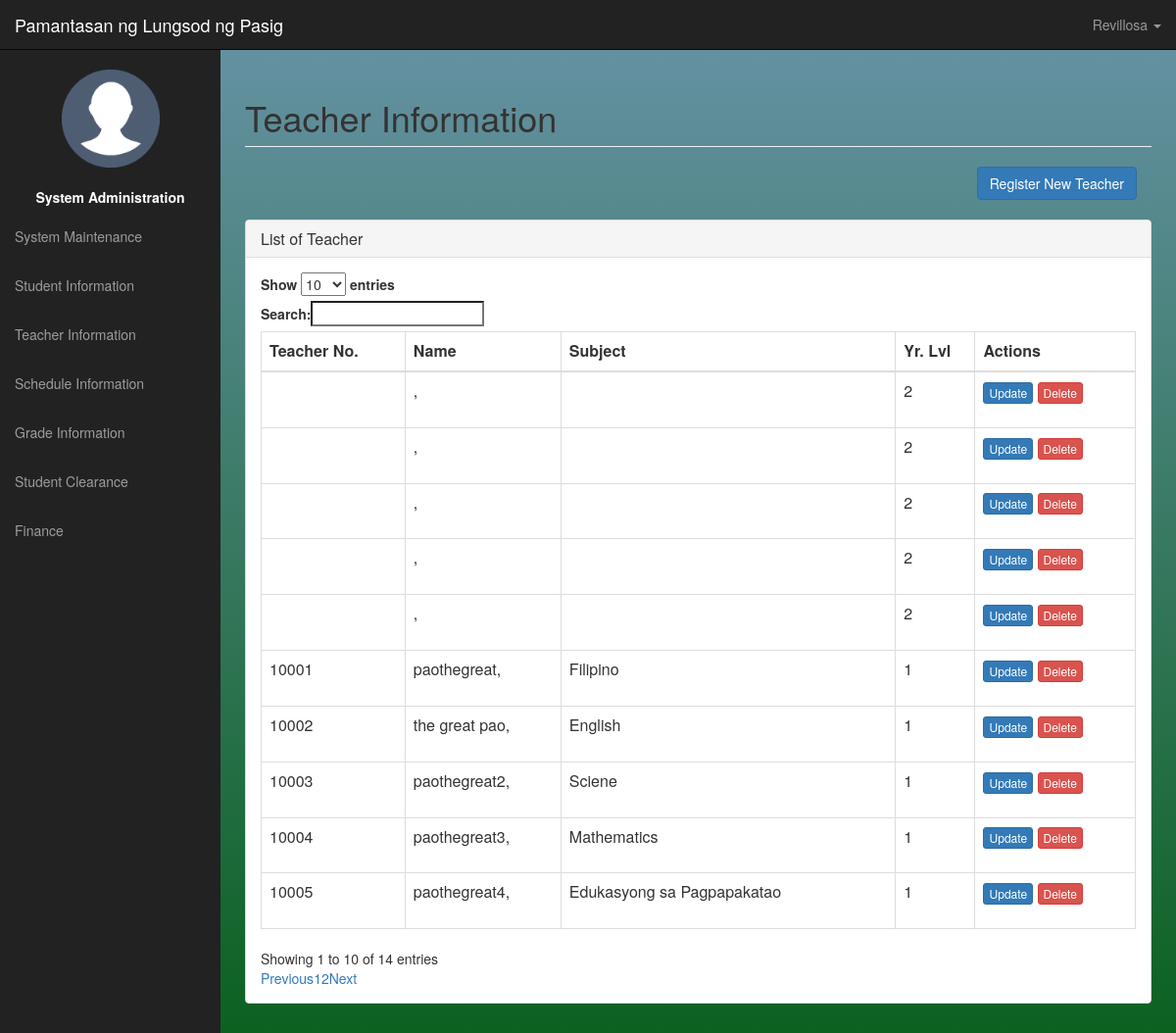
Page /admin-panel/teacher.php (signed in) on the committed database.
### tables this page shows
CREATE TABLE `information` (
  `InformationKey` int(11) NOT NULL,
  `SchoolName` varchar(255) NOT NULL,
  `SchoolLogo` varchar(250) NOT NULL,
  `SchoolMission` varchar(500) NOT NULL,
  `SchoolVision` varchar(500) NOT NULL,
  `SchoolHymn` varchar(500) NOT NULL
);

CREATE TABLE `stg_teacher` (
  `TeacherKey` int(11) NOT NULL,
  `TeacherNo` varchar(8) NOT NULL,
  `LastName` varchar(100) NOT NULL,
  `FirstName` varchar(100) NOT NULL,
  `MiddleName` varchar(100) NOT NULL DEFAULT '',
  `Address` varchar(255) NOT NULL,
  `ContactNo` varchar(13) DEFAULT NULL,
  `DOB` date NOT NULL,
  `YearLevelKey` int(11) NOT NULL,
  `SubjectKey` int(5) NOT NULL,
  `SubjectDescKey` int(11) NOT NULL,
  `CivilStatusKey` int(11) NOT NULL,
  `username` varchar(100) NOT NULL,
  `password` varchar(100) NOT NULL
);

CREATE TABLE `stg_subjectdesc` (
  `SubjectDescKey` int(11) NOT NULL,
  `SubjectCode` varchar(50) NOT NULL,
  `SubjectDescription` varchar(50) NOT NULL,
  `SubjectKey` varchar(50) NOT NULL
);

### admin-panel/scripts/script-complete.php (called while the page is built, shortened)
<?php
function exexSQLget($sql){
	include("config.php");
	$result = mysqli_query($conn,$sql)or die(mysqli_error($conn));
	if(mysqli_num_rows($result)>0){
		return $result;
	}
}
?>

### admin-panel/teacher.php (the view)
<div id="wrapper">
<?php
	include("ui-navigation.php");
	include("DatatableLib.php");
?>
<div id="page-wrapper">
	<div class="container-fluid">
        <div class="row">
			<div class="col-lg-12">
				<h1 class="page-header">
					Teacher Information
                </h1>
            </div>
        </div>
		<?php
			include("config.php");
			$sql = "select *,concat(LastName, ', ', FirstName, ' ',left(MiddleName,1)) as FullName,stg_SubjectDesc.SubjectDescription as sbj from stg_teacher
					left join stg_subjectdesc
					on stg_teacher.SubjectDescKey = stg_subjectdesc.SubjectDescKey";
			$result = mysqli_query($conn,$sql) or die(mysqli_error($conn));
		?>
		<div class="row">
			<div class="col-lg-12">
				<div class="col-lg-10 pull-right">
					<a class="btn btn-primary pull-right" href="teacherDetails.php">Register New Teacher</a>
				</div>
			</div>
		</div>
		<br/>
		<div class="row">
			<div class="col-lg-12">
				<div class="panel panel-default">
					<div class="panel-heading">
						<h3 class="panel-title"><i class="fa fa-bar-chart-o fa-fw"></i>List of Teacher</h3>
					</div>
					<div class="panel-body">
						<table class="table table-bordered" id="mpTable">
							<thead>
								<th>Teacher No.</th>
								<th>Name</th>
								<th>Subject</th>
								<th>Yr. Lvl</th>
								<th>Actions</th>
                            </thead>
							<tbody>
									<?php
										if(mysqli_num_rows($result) > 0){
											while($row = mysqli_fetch_assoc($result)){
												$id = $row['TeacherKey'];
									?>
									<tr>
									<td><?php echo $row['TeacherNo'];?></td>
									<td><?php echo $row['FullName'];?></td>
									<td><?php echo $row['sbj'];?></td>
									<td><?php echo $row['YearLevelKey'];?></td>
									<td>
										<form method="post" action=<?php echo 'script-delete.php?id='. $id . "&type=teacher&loc=" . $_SERVER['REQUEST_URI']?>>
											<a class="btn btn-primary btn-xs" href="<?php echo 'teacherDetails.php?key='.$id?>">Update</a>
											<input class="btn btn-danger btn-xs" type="submit" value="Delete" onClick="return confirm('Are you sure you want to delete this?');" />
										</form>
									</td>
									</tr>
									<?php
											}
										}
									?>
							</tbody>
						</table>
					</div>
				</div>
			</div>
		</div>
    </div>
</div>
</div>

### admin-panel/ui-navigation.php (shortened to what this page needs)
<?php
    include("scripts/script-complete.php");
	$name = ($_SESSION['name']);
    $sql = "select * from information";
    $row = mysqli_fetch_array(exexSQLget($sql));
?>
<html lang="en">
  <head>
    <link href="../css/bootstrap.min.css" rel="stylesheet">
	<link href="../config/css/sb-admint.css" rel="stylesheet">
	<link href="../config/css/custom.css" rel="stylesheet">
  </head>
	<nav class="navbar navbar-inverse navbar-fixed-top" role="navigation">
            <div class="navbar-header">
                <a class="navbar-brand" href="index.html"><?php echo $row['SchoolName']; ?></a>
            </div>
            <ul class="nav navbar-right top-nav">
                <li class="dropdown">
                    <a href="#" class="dropdown-toggle" data-toggle="dropdown"><i class="fa fa-user"></i> <?php echo $name; ?> <b class="caret"></b></a>
                </li>
            </ul>
            <div class="collapse navbar-collapse navbar-ex1-collapse">
                <ul class="nav navbar-nav side-nav">
					<center>
					<li>
							<br>
							<img  src="../img/def.png" width=100px height=100px/>
							<br><br>
							<label><font color=white>System Administration</font></label>
							<br>
					</li>
					</center>
					<li>
                        <a href="dashboard.php"><i class="fa fa-fw fa-bar-chart-o"></i> System Maintenance</a>
                    </li>
                    <li>
                        <a href="student.php"><i class="fa fa-fw fa-bar-chart-o"></i> Student Information</a>
                    </li>
                    <li>
                        <a href="teacher.php"><i class="fa fa-fw fa-table"></i> Teacher Information</a>
                    </li>
					<li>
                        <a href="schedule.php"><i class="fa fa-fw fa-table"></i> Schedule Information</a>
                    </li>
					<li>
                        <a href="grade.php"><i class="fa fa-fw fa-table"></i> Grade Information</a>
                    </li>
                    <li>
                        <a href="clearance.php"><i class="fa fa-fw fa-edit"></i> Student Clearance </a>
                    </li>
                    <li>
                        <a href="finance.php"><i class="fa fa-fw fa-edit"></i> Finance</a>
                    </li>
                </ul>
            </div>
        </nav>

### config/css/sb-admint.css (style rules this page uses)
#wrapper { padding-left: 0; }
#page-wrapper { width: 100%; padding: 0; }
@media (min-width:768px) { #wrapper { padding-left: 225px; } }
@media (min-width:768px) { #page-wrapper { padding: 10px; } }
.top-nav { padding: 0 15px; }
.top-nav>li { display: inline-block; float: left; }
.top-nav>li>a { padding-top: 15px; padding-bottom: 15px; line-height: 20px; color: #999; }
@media (min-width:768px) { .side-nav { position: fixed; top: 51px; left: 225px; width: 225px; margin-left: -225px; border: none; border-radius: 0; overflow-y: auto; background-color: #222; bottom: 0; overflow-x: hidden; padding-bottom: 40px; } }
@media (min-width:768px) { .side-nav>li>a { width: 225px; } }

### config/css/custom.css (style rules this page uses)
html,body { #background-image: linear-gradient(rgb(100, 145, 162), rgb(12, 97, 33)); #background: red; background-repeat:no-repeat; height:100%; }
div#wrapper { background-image: linear-gradient(rgb(100, 145, 162), rgb(12, 97, 33)); #background-color: #222222; }

### rows in the picture
information: SchoolName "Pamantasan ng Lungsod ng Pasig"
stg_teacher: TeacherNo "10001", FullName "paothegreat,", stg_subjectdesc.SubjectDescription "Filipino", YearLevelKey "1"
stg_teacher: TeacherNo "10002", FullName "the great pao,", stg_subjectdesc.SubjectDescription "English", YearLevelKey "1"
stg_teacher: TeacherNo "10003", FullName "paothegreat2,", stg_subjectdesc.SubjectDescription "Sciene", YearLevelKey "1"
stg_teacher: TeacherNo "10004", FullName "paothegreat3,", stg_subjectdesc.SubjectDescription "Mathematics", YearLevelKey "1"
stg_teacher: TeacherNo "10005", FullName "paothegreat4,", stg_subjectdesc.SubjectDescription "Edukasyong sa Pagpapakatao", YearLevelKey "1"
stg_teacher: FullName ",", YearLevelKey "2"
stg_teacher: FullName ",", YearLevelKey "2"
stg_teacher: FullName ",", YearLevelKey "2"
stg_teacher: FullName ",", YearLevelKey "2"
stg_teacher: FullName ",", YearLevelKey "2"

### other values in the picture
$name "Revillosa"
